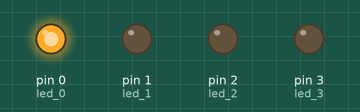
Simulated run of this program. Board: MicroPython board. On the bench: output pins drawn as LEDs (lit = HIGH).

Above: at 0.2 s.
At 1.2 s:
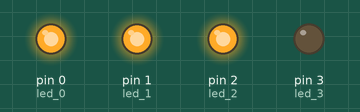
At 1.7 s:
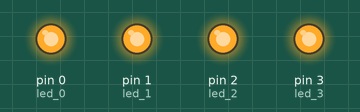
At 2.2 s:
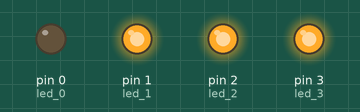
At 3.2 s:
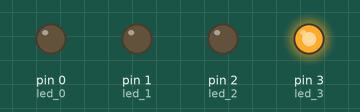
At 4.7 s:
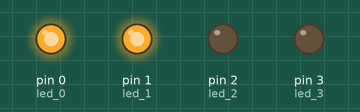
Timing chart, 0 to 5.2 s (numbered marks = the images above):
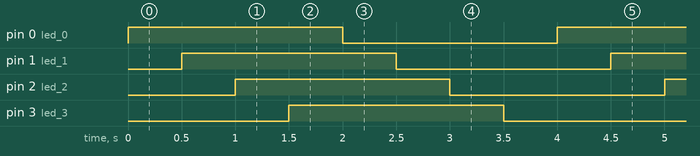

Measured:
- by itself, pin 0 (led_0), pin 1 (led_1), pin 2 (led_2), pin 3 (led_3): alternates HIGH for 2.0 s and LOW for 2.0 s
- by itself, everything shown: repeats every 4.0 s, in 8 steps

The program:

chenillard_4led_simple.py
```python
#Chenillard 4 leds simple

#Import des modules
from machine import Pin
import time

#Initialisation des leds
led_0 = Pin(0, Pin.OUT)
led_1 = Pin(1, Pin.OUT)
led_2 = Pin(2, Pin.OUT)
led_3 = Pin(3, Pin.OUT)

#Eteindre toutes les leds
led_0.value(0)
led_1.value(0)
led_2.value(0)
led_3.value(0)

#Boucle infinie
while True:
    # Pour chaque led, inverser l’état de la led
    # Attendre 500 ms
    led_0.toggle()
    time.sleep(0.5)
    led_1.toggle()
    time.sleep(0.5)
    led_2.toggle()
    time.sleep(0.5)
    led_3.toggle()
    time.sleep(0.5) 
```
